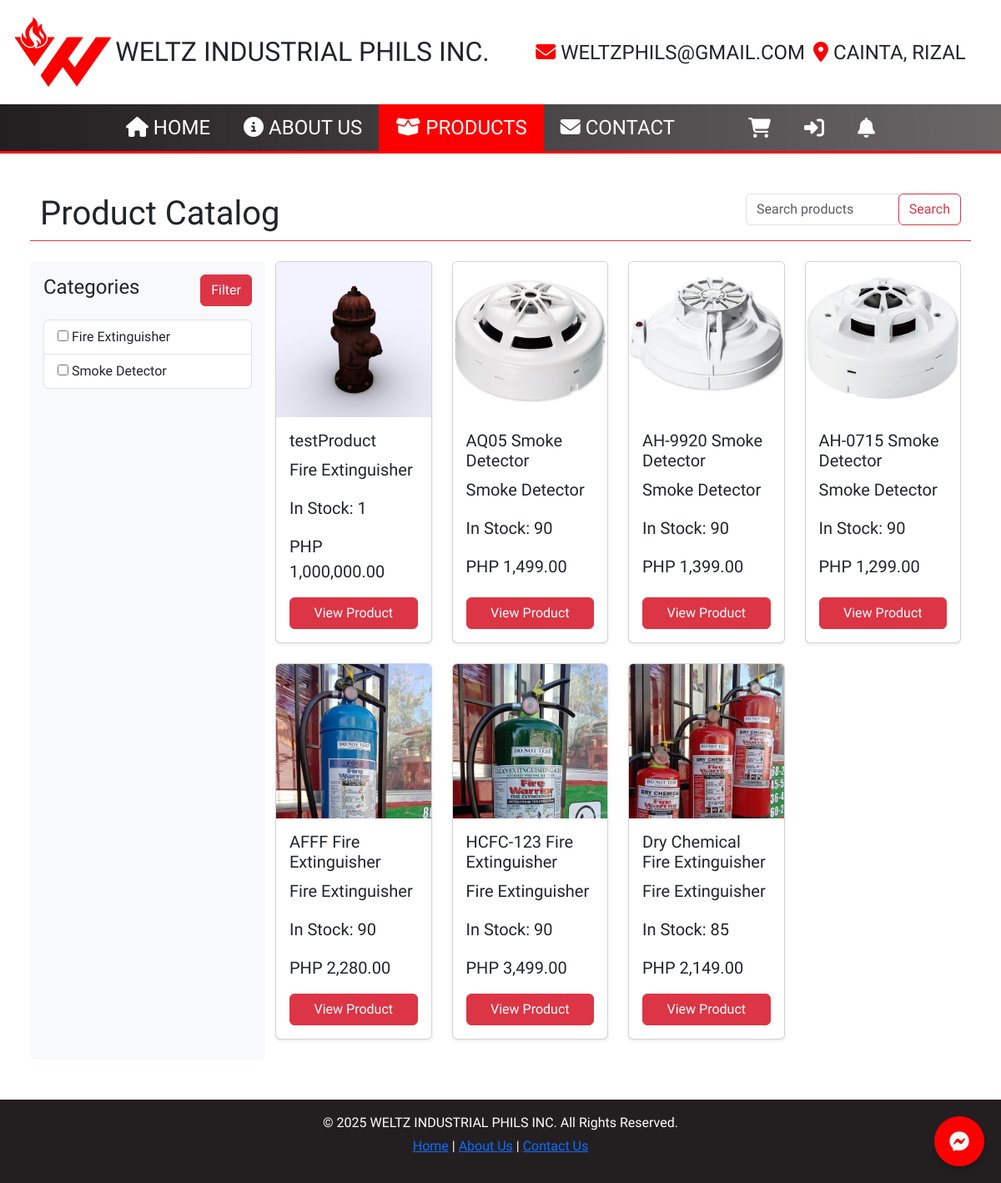
The app's page /src/Home.php?page=productsPage with its own data.
### tables this page shows
CREATE TABLE `categories_tbl` (
  `categoryID` int(11) NOT NULL AUTO_INCREMENT,
  `categoryName` varchar(50) NOT NULL,
  `createdAt` datetime NOT NULL DEFAULT current_timestamp(),
  `updatedAt` datetime NOT NULL DEFAULT current_timestamp(),
  PRIMARY KEY (`categoryID`),
  UNIQUE KEY `categoryName` (`categoryName`)
);

CREATE TABLE `products_tbl` (
  `productID` int(11) NOT NULL AUTO_INCREMENT,
  `userID` int(11) DEFAULT NULL,
  `productName` varchar(50) NOT NULL,
  `productIMG` varchar(100) NOT NULL,
  `categoryID` int(11) DEFAULT NULL,
  `productDesc` text NOT NULL,
  `productPrice` decimal(10,2) NOT NULL DEFAULT 0.00,
  `inStock` int(11) NOT NULL DEFAULT 0,
  `prodSold` int(11) NOT NULL DEFAULT 0,
  `statusID` int(11) NOT NULL DEFAULT 5,
  `createdAt` datetime NOT NULL DEFAULT current_timestamp(),
  `updatedAt` datetime NOT NULL DEFAULT current_timestamp(),
  PRIMARY KEY (`productID`),
  UNIQUE KEY `productName` (`productName`),
  KEY `productCategoryFK` (`categoryID`) USING BTREE,
  KEY `productUserFK` (`userID`),
  KEY `productStatusFK` (`statusID`) USING BTREE,
  CONSTRAINT `productCategoryFK` FOREIGN KEY (`categoryID`) REFERENCES `categories_tbl` (`categoryID`) ON DELETE SET NULL ON UPDATE NO ACTION,
  CONSTRAINT `productStatusFK` FOREIGN KEY (`statusID`) REFERENCES `statuses_tbl` (`statusID`) ON DELETE NO ACTION ON UPDATE NO ACTION,
  CONSTRAINT `productsUserFK` FOREIGN KEY (`userID`) REFERENCES `users_tbl` (`userID`) ON DELETE SET NULL ON UPDATE NO ACTION
);

### src/customerPages/productsPage.php (the view, shortened to what this page needs)
<?php
require_once 'weltz_dbconnect.php';
?>
<div class="container-fluid p-5 min-vh-100">
    <div class="row mb-4 border-bottom border-danger">
        <div class="col-md-9">
            <h1 class="fs-1">Product Catalog</h1>
        </div>
        <div class="col-md-3">
            <form class="form-inline" method="POST">
                <div class="input-group">
                    <input class="form-control" type="search" name="productSearch" placeholder="Search products" aria-label="Search">
                    <div class="input-group-append">
                        <button class="btn btn-outline-danger" type="submit" name="searchSubmit">Search</button>
                    </div>
                </div>
            </form>
        </div>
    </div>
    <div class="row">
        <div class="col-md-3 p-2 bg-light p-3 rounded">
            <form method="POST">
                <div class="d-flex justify-content-between align-items-center mb-3">
                    <h4>Categories</h4>
                    <button class="btn btn-danger" type="submit" name="filterSubmit">Filter</button>
                </div>
                <div class="list-group">
                    <?php
                    $categorySQL = "SELECT * FROM categories_tbl";
                    $categoryResult = $conn->query($categorySQL);
                    foreach ($categoryResult as $category) {
                    ?>
                        <div class="list-group-item">
                            <input type="checkbox" id="<?php echo $category['categoryID'] ?>" name="categoryCheck[]" value="<?php echo $category['categoryID'] ?>">
                            <label for="<?php echo $category['categoryID'] ?>"><?php echo htmlspecialchars($category['categoryName']) ?></label>
                        </div>
                    <?php } ?>
                </div>
            </form>
        </div>
        <div class="col-md-9">
            <div class="row">
                <?php
                $selectSQL = "SELECT p.productID, p.productIMG, p.productName, c.categoryName, p.productDesc, p.productPrice, p.inStock FROM products_tbl p JOIN categories_tbl c ON p.categoryID = c.categoryID WHERE p.statusID = 5";
                $selectSQL .= " ORDER BY p.productID DESC";
                $stmt = $conn->prepare($selectSQL);
                $stmt->execute();
                $result = $stmt->get_result();
                if ($result->num_rows === 0) {
                    echo '<div class="col-12 text-center fs-1"><p>No products found.</p></div>';
                } else {
                    foreach ($result as $key) {
                        $outOfStock = $key['inStock'] == 0;
                ?>
                        <div class="col-xl-3 col-lg-4 col-md-6 mb-4">
                            <div class="card h-100 shadow-sm <?php echo $outOfStock ? 'out-of-stock' : ''; ?>">
                                <img src="<?php echo htmlspecialchars($key['productIMG']) ?>" class="card-img-top img-fluid" alt="<?php echo htmlspecialchars($key['productName']) ?>">
                                <div class="card-body d-flex flex-column">
                                    <h1 class="card-title fs-5"><?php echo htmlspecialchars($key['productName']) ?></h1>
                                    <p class="card-text fs-5"><?php echo htmlspecialchars($key['categoryName']) ?></p>
                                    <p class="card-text fs-5 mb-3">In Stock: <?php echo $key['inStock'] ?></p>
                                    <p class="card-text fs-5 mb-3">PHP <?php echo number_format($key['productPrice'], 2) ?></p>
                                    <div class="d-grid gap-2 mt-auto">
                                        <a href="?page=viewProduct&productID=<?php echo $key['productID']; ?>" class="btn btn-danger <?php echo $outOfStock ? 'disabled' : ''; ?>">View Product</a>
                                    </div>
                                </div>
                            </div>
                        </div>
                <?php
                    }
                }
                ?>
            </div>
        </div>
    </div>
</div>

### src/Home.php (shortened to what this page needs)
<?php
require 'weltz_dbconnect.php';
$page = $_GET['page'] ?? 'homePage';
$allowedPages = [
    'aboutUsPage' => 'customerPages/aboutUsPage.php',
    'productsPage' => 'customerPages/productsPage.php',
    'contactPage' => 'customerPages/contactPage.php',
    'cartPage' => 'customerPages/cartPage.php',
    'viewProduct' => 'customerPages/viewProduct.php',
    'OrderHistory' => 'customerPages/OrderHistory.php',
    'userProfile' => 'customerPages/userProfile.php',
    'notifs' => 'customerPages/notifsPage.php',
    'homePage' => 'customerPages/homePage.php'
];
?>
<html lang="en">
<head>
    <link rel="stylesheet" href="styles.css">
    <?php require_once 'cssLibraries.php' ?>
</head>
<body>
    <header class="headerwrapper container-fluid">
        <div class="row align-items-center">
            <div class="alogowrapper col-lg-6 col-md-12 col-sm-12 d-flex justify-content-center align-items-center">
                <img src="../images/logo.png" alt="Logo" class="img-fluid">
                <h1 class="header-title">WELTZ INDUSTRIAL PHILS INC.</h1>
            </div>
            <div class="col-lg-6 text-center d-none d-sm-block d-md-block">
                <div class="d-flex justify-content-center">
                    <div class="contact-info">
                        <p><i class="fa-solid fa-envelope"></i> WELTZPHILS@GMAIL.COM</p>
                    </div>
                    <div class="contact-info ml-4">
                        <p><i class="fa-solid fa-location-dot"></i> CAINTA, RIZAL</p>
                    </div>
                </div>
            </div>
        </div>
    </header>
    <header class="headerwrapper2 container-fluid p-0">
        <div class="collapse d-md-flex justify-content-center gap-5" id="navbarLinks">
            <div class="links d-flex flex-wrap">
                <a href="?page=homePage" class="<?= $page === 'homePage' ? 'nav-active' : '' ?>">
                    <button><i class="fa-solid fa-house"></i> HOME</button>
                </a>
                <a href="?page=homePage#Aboutus" class="<?= $page === 'homePage#Aboutus' ? 'nav-active' : '' ?>">
                    <button><i class="fa-solid fa-circle-info"></i> ABOUT US</button>
                </a>
                <a href="?page=productsPage" class="<?= $page === 'productsPage' ? 'nav-active' : '' ?>">
                    <button><i class="fa-solid fa-box-open"></i> PRODUCTS</button>
                </a>
                <a href="?page=contactPage" class="<?= $page === 'contactPage' ? 'nav-active' : '' ?>">
                    <button><i class="fa-solid fa-envelope"></i> CONTACT</button>
                </a>
            </div>
            <div class="icons d-flex align-items-center">
                <div class="icon ml-2">
                    <a class="svgg2" href="?page=cartPage">
                        <button class="butt1"><i class="fa-solid fa-cart-shopping"></i></button>
                    </a>
                </div>
                <?php if (isset($_SESSION['isLoggedIn']) && $_SESSION['isLoggedIn']) { ?>
                    <div class="icon ml-2">
                        <a class="svgg2" href="?page=userProfile">
                            <button class="butt2"><i class="fa-solid fa-circle-user"></i></button>
                        </a>
                    </div>
                <?php } else { ?>
                    <div class="icon ml-2">
                        <a class="svgg2" href="Login.php">
                            <button class="butt2"><i class="fa-solid fa-right-to-bracket"></i></button>
                        </a>
                    </div>
                <?php }
                if (isset($_SESSION['isLoggedIn']) && $_SESSION['isLoggedIn']) {
                    $userID = $_SESSION['userID'];
                    $unreadSQL = "SELECT COUNT(*) AS unreadCount FROM notifs_tbl WHERE userID = '$userID' AND statusID = 9";
                    $unreadResult = $conn->query($unreadSQL);
                    $unreadCount = $unreadResult->fetch_assoc()['unreadCount'] ?? 0;
                ?>
                    <div class="icon ml-2">
                        <a class="svgg2" href="?page=notifs">
                            <button class="butt3 position-relative">
                                <i class="fa-solid fa-bell"></i>
                                <?php if ($unreadCount > 0): ?>
                                    <span class="position-absolute top-1 start-75 translate-middle badge rounded-pill bg-danger fs-6">
                                        <?= $unreadCount ?>
                                    </span>
                                <?php endif; ?>
                            </button>
                        </a>
                    </div>
                <?php } else { ?>
                    <div class="icon ml-2">
                        <a class="svgg2" href="?page=notifs">
                            <button class="butt3"><i class="fa-solid fa-bell"></i></button>
                        </a>
                    </div>
                <?php } ?>
            </div>
        </div>
    </header>
    <div class="container-fluid m-0 p-0">
        <?php include $allowedPages[$page]; ?>
    </div>
    <footer class="text-white text-center py-3" style="background-color: #231f20;">
        <div class="container">
            <p class="mb-1">&copy; 2025 WELTZ INDUSTRIAL PHILS INC. All Rights Reserved.</p>
            <p>
                <a href="?page=homePage">Home</a> |
                <a href="?page=aboutUsPage">About Us</a> |
                <a href="?page=contactPage">Contact Us</a>
            </p>
        </div>
    </footer>
    <a href="https://m.me/WeltzIndustrialPhilippines" target="_blank" class="floating-button">
        <i class="fa-brands fa-facebook-messenger"></i>
    </a>
</body>
</html>

### src/cssLibraries.php (shortened to what this page needs)
<link href="https://cdn.jsdelivr.net/npm/bootstrap@5.3.3/dist/css/bootstrap.min.css" rel="stylesheet">
<link rel="stylesheet" href="https://cdnjs.cloudflare.com/ajax/libs/font-awesome/6.7.2/css/all.min.css" />
<link rel="stylesheet" href="https://cdnjs.cloudflare.com/ajax/libs/twitter-bootstrap/5.3.0/css/bootstrap.min.css">
<link rel="stylesheet" href="https://cdn.datatables.net/2.2.2/css/dataTables.bootstrap5.css">
<link rel="stylesheet" href="https://cdn.datatables.net/responsive/3.0.4/css/responsive.dataTables.min.css">
<link rel="stylesheet" href="https://cdnjs.cloudflare.com/ajax/libs/animate.css/4.1.1/animate.min.css">

### src/styles.css (style rules this page uses)
* { padding: 0; margin: 0; font-family: "Oswald", sans-serif; font-family: "Oswald", sans-serif; font-optical-sizing: auto; font-weight: 300; font-style: normal; }
html { scroll-behavior: smooth; }
body { background-color: white; color: #231f20; }
.floating-button { position: fixed; bottom: 20px; right: 20px; background-color: #fc0001; color: white; width: 60px; height: 60px; border-radius: 50%; display: flex; justify-content: center; align-items: center; box-shadow: 0px 4px 6px rgba(0, 0, 0, 0.2); font-size: 24px; text-decoration: none; transition: background 0.3s ease-in-out; }
.headerwrapper { background-color: #ffffff; }
.alogowrapper img { width: 125px; height: auto; }
.header-title { font-size: 2rem; margin: 0; }
.contact-info p { margin: 0 5px; font-size: 1.5rem; }
.contact-info i { color: #fc0001; }
.headerwrapper2 { position: sticky; top: 0; z-index: 1000; background: linear-gradient(to right, #231f20, #3a3435c0); border-bottom: 3px solid #fc0001; backdrop-filter: blur(4px); }
.headerwrapper2 .links a button { border: none; background: transparent; color: #ffffff; padding: 10px 20px; font-size: 1.5rem; transition: background-color 0.3s ease; }
.headerwrapper2 .icons .icon a button { border: none; background: none; font-size: 1.5rem; padding: 10px 20px; color: #ffffff; }
.headerwrapper2 .links a.nav-active > button { background-color: #fc0001; color: white; }
.card { display: flex; flex-direction: column; height: 100%; }
.card-body { display: flex; flex-direction: column; flex-grow: 1; }
.card-img-top { height: auto; }

### records on screen
categories_tbl: categoryName "Fire Extinguisher"
categories_tbl: categoryName "Smoke Detector"
products_tbl: productIMG (picture), productName "testProduct", categoryID.categoryName "Fire Extinguisher", inStock "1", productPrice "1,000,000.00"
products_tbl: productIMG (picture), productName "AQ05 Smoke Detector", categoryID.categoryName "Smoke Detector", inStock "90", productPrice "1,499.00"
products_tbl: productIMG (picture), productName "AH-9920 Smoke Detector", categoryID.categoryName "Smoke Detector", inStock "90", productPrice "1,399.00"
products_tbl: productIMG (picture), productName "AH-0715 Smoke Detector", categoryID.categoryName "Smoke Detector", inStock "90", productPrice "1,299.00"
products_tbl: productIMG (picture), productName "AFFF Fire Extinguisher", categoryID.categoryName "Fire Extinguisher", inStock "90", productPrice "2,280.00"
products_tbl: productIMG (picture), productName "HCFC-123 Fire Extinguisher", categoryID.categoryName "Fire Extinguisher", inStock "90", productPrice "3,499.00"
products_tbl: productIMG (picture), productName "Dry Chemical Fire Extinguisher", categoryID.categoryName "Fire Extinguisher", inStock "85", productPrice "2,149.00"
